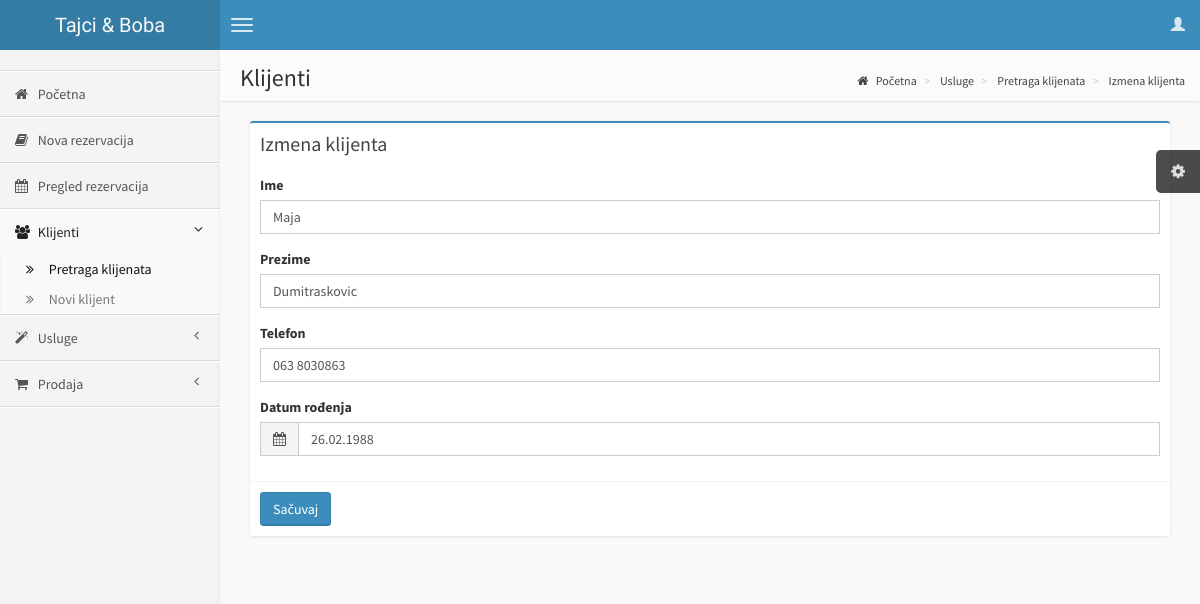
/salon/pages/klijentIzmena.php?id=24, run on the app's committed database.
### tables this page shows
CREATE TABLE IF NOT EXISTS `klijent` (
  `ID` int(11) NOT NULL AUTO_INCREMENT,
  `ime` varchar(100) NOT NULL,
  `prezime` varchar(200) DEFAULT NULL,
  `datumRodj` varchar(200) DEFAULT NULL,
  `tel` varchar(30) NOT NULL,
  PRIMARY KEY (`ID`)
);

### salon/pages/klijentIzmena.php (the view, shortened to what this page needs)
<!DOCTYPE html>
<html>
    <head>
        <link href="//maxcdn.bootstrapcdn.com/bootstrap/3.2.0/css/bootstrap.min.css" rel="stylesheet" type="text/css" />
        <link href="//cdnjs.cloudflare.com/ajax/libs/font-awesome/4.1.0/css/font-awesome.min.css" rel="stylesheet" type="text/css" />
        <link href="//code.ionicframework.com/ionicons/1.5.2/css/ionicons.min.css" rel="stylesheet" type="text/css" />
        <link href="../css/AdminLTE.css" rel="stylesheet" type="text/css" />
    </head>
    <body class="skin-blue">
        <?php
                            include "konekcija.php";
                            ?>
        <header class="header">
            <a href="home.php" class="logo">
                Tajci & Boba
            </a>
            <nav class="navbar navbar-static-top" role="navigation">
                <a href="#" class="navbar-btn sidebar-toggle" data-toggle="offcanvas" role="button">
                    <span class="icon-bar"></span>
                    <span class="icon-bar"></span>
                    <span class="icon-bar"></span>
                </a>
                <div class="navbar-right">
                    <ul class="nav navbar-nav">
                        <?php include("userLogout.php"); ?>
                    </ul>
                </div>
            </nav>
        </header>
        <div class="wrapper row-offcanvas row-offcanvas-left">
            <aside class="left-side sidebar-offcanvas">
                <section class="sidebar">
                    <div class="user-panel">
                    </div>
                    <ul class="sidebar-menu">
                        <li>
                            <a href="home.php">
                                <i class="fa fa-home"></i> <span>Početna</span>
                            </a>
                        </li>
                        <li>
                            <a href="rezervacijaNova.php">
                                <i class="fa fa-book"></i> <span>Nova rezervacija</span>
                            </a>
                        </li>
                        <li>
                            <a href="rezervacijePretraga.php">
                                <i class="fa fa-calendar"></i> <span>Pregled rezervacija</span>
                            </a>
                        </li>
                        <li class="treeview active">
                            <a href="#">
                                <i class="fa fa-users"></i>
                                <span>Klijenti</span>
                                <i class="fa fa-angle-left pull-right"></i>
                            </a>
                            <ul class="treeview-menu">
                                <li class="active"><a href="klijentiPretraga.php"><i class="fa fa-angle-double-right"></i> Pretraga klijenata</a></li>
                                <li><a href="klijentNovi.php"><i class="fa fa-angle-double-right"></i> Novi klijent</a></li>
                            </ul>
                        </li>
                        <li class="treeview">
                            <a href="#">
                                <i class="fa fa-magic"></i>
                                <span>Usluge</span>
                                <i class="fa fa-angle-left pull-right"></i>
                            </a>
                        </li>
                        <li class="treeview">
                            <a href="#">
                                <i class="fa fa-shopping-cart"></i>
                                <span>Prodaja</span>
                                <i class="fa fa-angle-left pull-right"></i>
                            </a>
                        </li>
                    </ul>
                </section>
            </aside>
            <aside class="right-side">
                <section class="content-header">
                    <h1>
                        Klijenti
                    </h1>
                    <ol class="breadcrumb">
                        <li ><a href="home.php"><i class="fa fa-home"></i> Početna</a></li>
                        <li ><a href="#"><i></i> Usluge</a></li>
                        <li ><a href="klijentiPretraga.php"><i></i> Pretraga klijenata</a></li>
                        <li ><a href="#"><i></i> Izmena klijenta</a></li>
                    </ol>
                </section>
                <section class="content">
                    <div class="col-xs-12">
                        <?php
                            $imeKlijenta = null;
                            $prezimeKlijenta = null;
                            $telKlijenta = null;
                            $datumRodj = null;
                        if (isset($_GET["id"]) && !isset($_POST["imeKlijenta"]) && !isset($_POST["telKlijenta"])) {
                            $idKlijenta = $_GET["id"];
                            $upit = "SELECT ID, ime, prezime, tel, datumRodj FROM klijent WHERE ID = ".$idKlijenta;
                            if (!$u=mysqli_query($baza, $upit)) {
                                echo "Dogodila se greška prilikom čitanja klijenta.</div>";
                                die();
                            } if (mysqli_num_rows($u)==0) {
                                echo "Klijent za id ".$idKlijenta." nije pronađen!</div>";
                            }
                            $red=mysqli_fetch_array($u);
                            $imeKlijenta = $red['ime'];
                            $prezimeKlijenta = $red['prezime'];
                            $telKlijenta = $red['tel'];
                            $datumRodj = $red["datumRodj"]!=null ? date('d.m.Y.', $red["datumRodj"]): null;
                        }
                        ?>
                            <div class="box box-primary">
                                <div class="box-header">
                                    <h3 class="box-title">Izmena klijenta</h3>
                                </div>
                                <form role="form" method="post" action="klijentIzmena.php">
                                    <div class="box-body">
                                        <div class="form-group">
                                            <label for="imeInput">Ime</label>
                                            <input name="imeKlijenta" class="form-control" id="imeInput"
                                                   value="<?php if(isset($imeKlijenta))
                                                       echo($imeKlijenta); ?>">
                                        </div>
                                        <div class="form-group">
                                            <label for="prezimeInput">Prezime</label>
                                            <input name="prezimeKlijenta" class="form-control" id="prezimeInput"
                                                   value="<?php if(isset($prezimeKlijenta))
                                                       echo($prezimeKlijenta); ?>">
                                        </div>
                                        <div class="form-group">
                                            <label for="telInput">Telefon</label>
                                            <input name="telKlijenta" class="form-control" id="telInput"
                                                   value="<?php if(isset($telKlijenta))
                                                       echo($telKlijenta); ?>">
                                        </div>
                                        <div class="form-group">
                                            <label>Datum rođenja</label>
                                            <div class="input-group">
                                                <div class="input-group-addon">
                                                    <i class="fa fa-calendar"></i>
                                                </div>
                                                <input name="datumRodj" type="text" class="form-control" data-inputmask="'alias': 'dd.mm.yyyy'" data-mask
                                                       value="<?php if(isset($datumRodj))
                                                           echo($datumRodj); ?>"/>
                                            </div>
                                        </div>
                                    </div>
                                    <div class="box-footer">
                                        <button type="submit" class="btn btn-primary">Sačuvaj</button>
                                    </div>
                                </form>
                            </div>
                      </div>
                  </div>
    </body>
</html>

### data on the page
klijent: imeKlijenta "Maja", prezimeKlijenta "Dumitraskovic", telKlijenta "063 8030863", datumRodj "26.02.1988"
